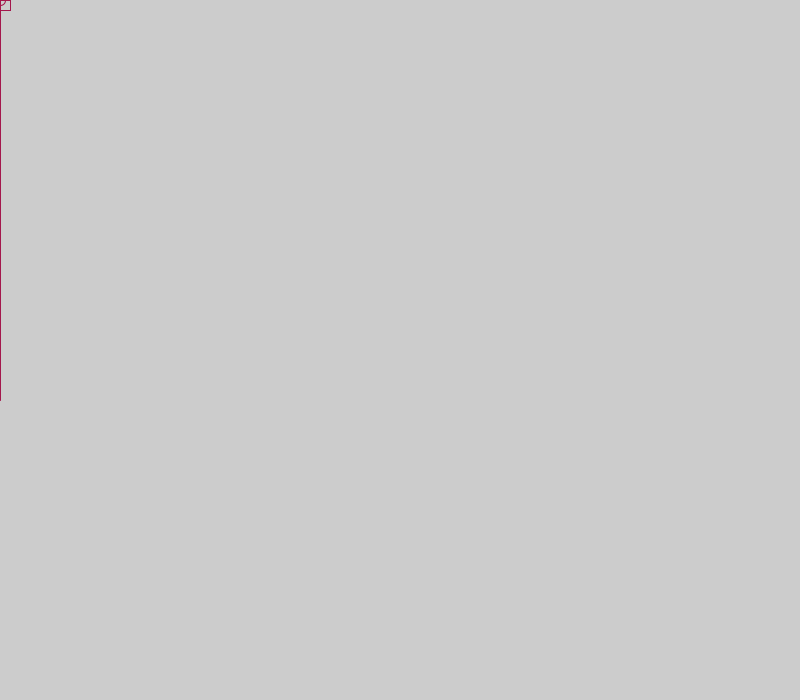
Frame 1 (no input)
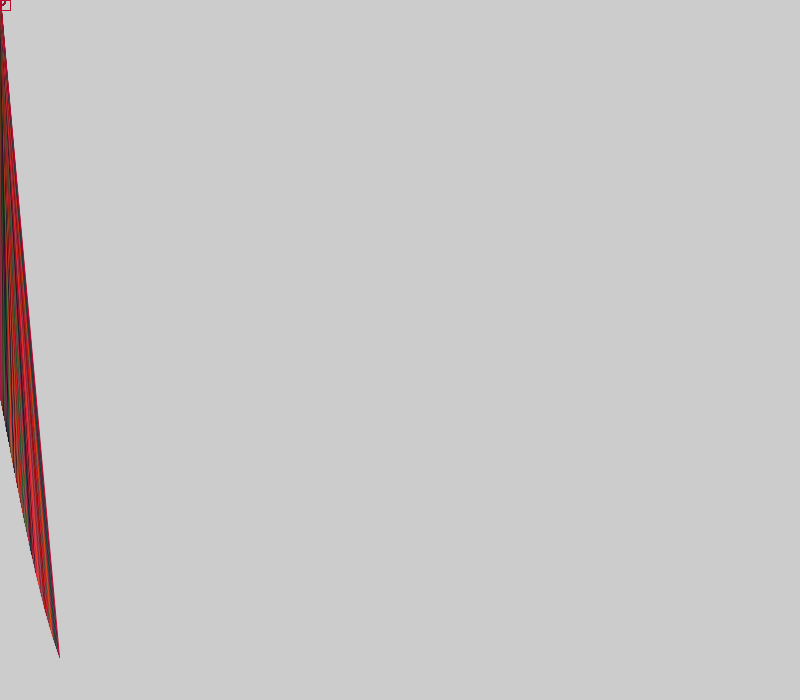
Frame 60 (the mouse pressed at the canvas centre just before this capture)
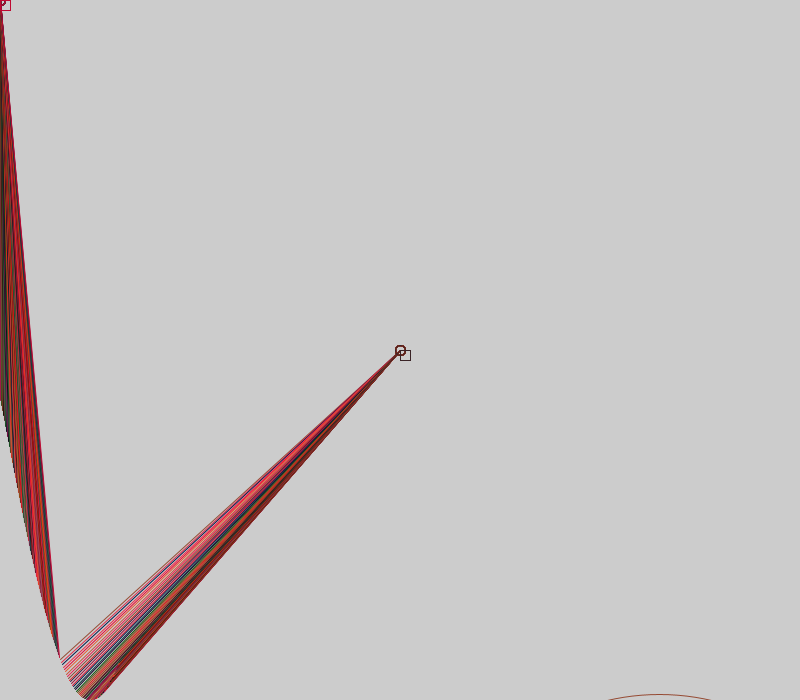
Frame 120 (the mouse held since frame 60 and released just before this capture)

The Processing sketch that drew these frames (run headless with seeded random() and noise(); from frame 60 on, the mouse is pressed at the canvas centre):

// Processing sketch: processing_53336
// ── processing_53336.pde

              



float x,y,angle;
int numLoops;


void setup(){

size(800,700);


x=0;

y=0;

angle=0;

smooth();
fill(255);

noStroke();

}

void draw(){


x=sin(radians(angle))*300+width/2;

y=tan(radians(angle))*300+height/2;

stroke(random(255),random(90),random(80));

line(angle,x,mouseX,mouseY);
fill(255,0);

ellipse(mouseX,mouseY,10,10);

angle++;

rect (mouseX,mouseY,10,10);   


  fill(mouseY,mouseX);
  ellipse(x,y,mouseX,mouseY);
 
  } 



void mouseReleased(){

background(random(255),random(90),random(80));

}
